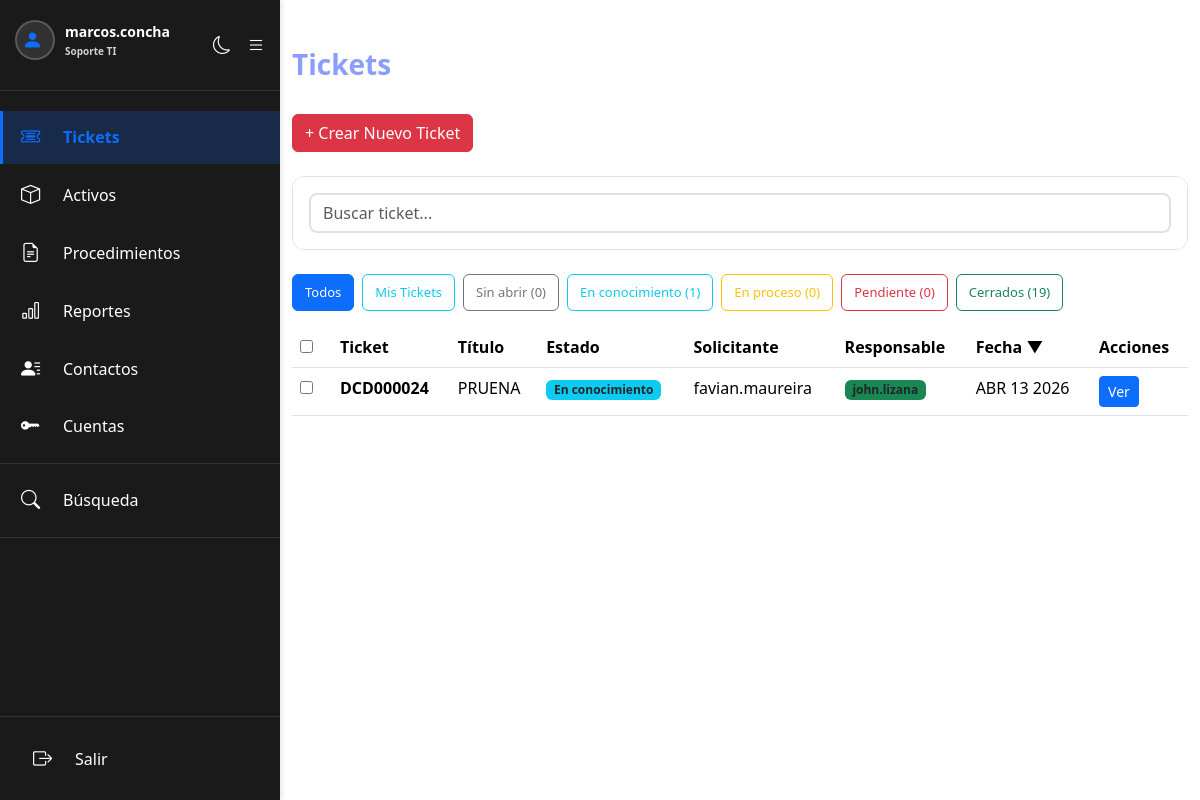
The page /tickets.php (signed in) on the database as committed earlier.
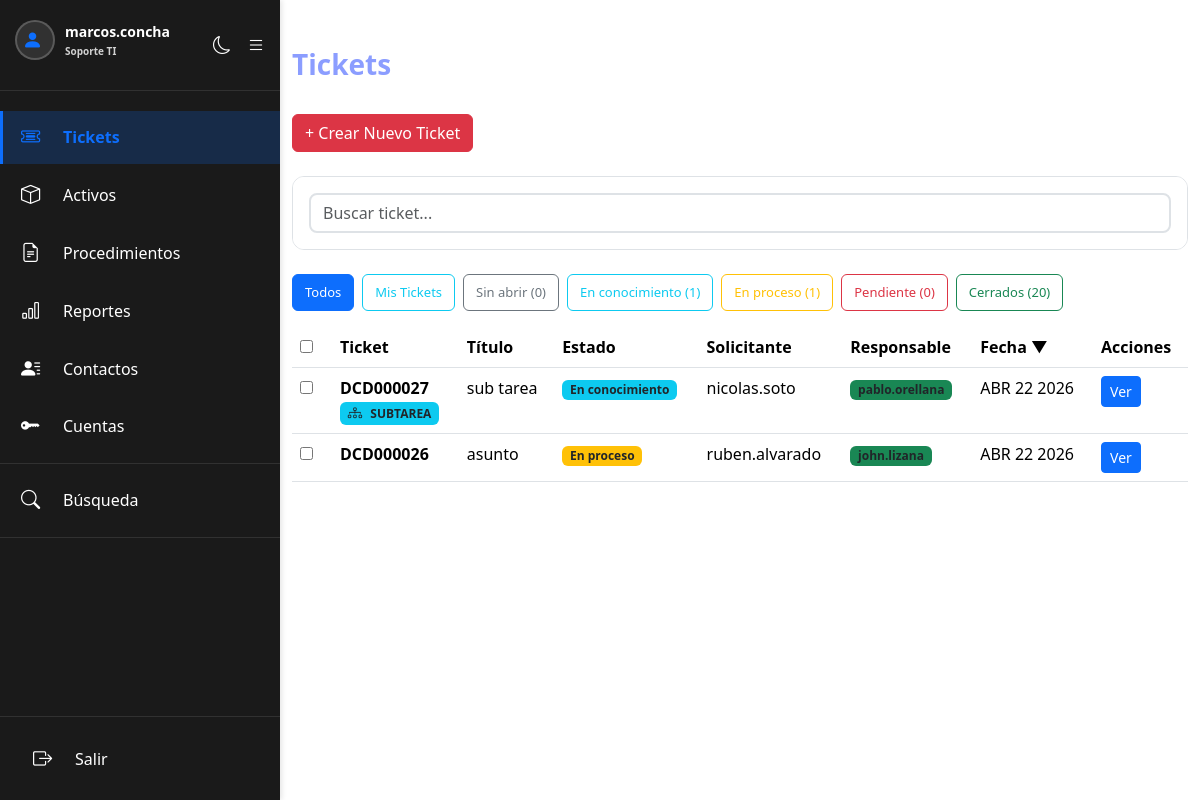
The same page on the database as committed later.
### tables this page shows
CREATE TABLE `tickets` (
  `id` int NOT NULL AUTO_INCREMENT,
  `ticket_padre_id` int DEFAULT NULL,
  `ticket_number` varchar(50) NOT NULL,
  `titulo` varchar(255) NOT NULL,
  `descripcion` longtext,
  `estado` varchar(50) DEFAULT 'sin abrir',
  `es_cerrado` tinyint(1) DEFAULT '0',
  `usuario_creador` int DEFAULT NULL,
  `nombre_solicitante` varchar(255) DEFAULT NULL,
  `propietario` int DEFAULT NULL,
  `responsable` int DEFAULT NULL,
  `fecha_creacion` datetime DEFAULT CURRENT_TIMESTAMP,
  `fecha_ultima_modificacion` datetime DEFAULT CURRENT_TIMESTAMP ON UPDATE CURRENT_TIMESTAMP,
  `motivo_cierre` varchar(255) DEFAULT NULL,
  `estado_cancelacion` varchar(255) DEFAULT NULL,
  PRIMARY KEY (`id`),
  UNIQUE KEY `ticket_number` (`ticket_number`),
  KEY `usuario_creador` (`usuario_creador`),
  KEY `propietario` (`propietario`),
  KEY `responsable` (`responsable`),
  KEY `fk_ticket_padre` (`ticket_padre_id`),
  CONSTRAINT `fk_ticket_padre` FOREIGN KEY (`ticket_padre_id`) REFERENCES `tickets` (`id`) ON DELETE CASCADE,
  CONSTRAINT `tickets_ibfk_1` FOREIGN KEY (`usuario_creador`) REFERENCES `users` (`id`),
  CONSTRAINT `tickets_ibfk_2` FOREIGN KEY (`propietario`) REFERENCES `users` (`id`),
  CONSTRAINT `tickets_ibfk_3` FOREIGN KEY (`responsable`) REFERENCES `users` (`id`)
);

CREATE TABLE `users` (
  `id` int NOT NULL AUTO_INCREMENT,
  `nombre_completo` varchar(255) DEFAULT NULL,
  `username` varchar(50) NOT NULL,
  `password` varchar(255) NOT NULL,
  `foto_perfil` varchar(255) DEFAULT NULL,
  `role` varchar(20) DEFAULT 'viewer',
  `created_at` datetime DEFAULT CURRENT_TIMESTAMP,
  `necesita_cambiar_password` tinyint(1) DEFAULT '0',
  `email` varchar(255) DEFAULT NULL,
  `numero_telefono` varchar(20) NOT NULL,
  `dpto_division` varchar(255) DEFAULT NULL,
  PRIMARY KEY (`id`),
  UNIQUE KEY `username` (`username`)
);

### includes/config.php (called while the page is built, shortened)
<?php
function formatearFecha($fecha) {
    $meses = ['', 'ENE', 'FEB', 'MAR', 'ABR', 'MAY', 'JUN', 'JUL', 'AGO', 'SEP', 'OCT', 'NOV', 'DIC'];
    $timestamp = strtotime($fecha);
    $mes = $meses[date('n', $timestamp)];
    $dia = date('d', $timestamp);
    $año = date('Y', $timestamp);
    return "$mes $dia $año";
}

### tickets.php (the view, shortened to what the rows shown need)
<?php
require_once 'includes/config.php';
$tickets = [];
$mis_tickets = $_GET["mis_tickets"] ?? "";
$mostrar_cerrados = $_GET["cerrados"] ?? "0";
$pagina = max(1, (int)($_GET["pagina"] ?? 1));
$orden = $_GET["orden"] ?? "fecha";
$direccion = $_GET["dir"] ?? "DESC";
$tickets_por_pagina = 9;
$offset = ($pagina - 1) * $tickets_por_pagina;
$orden_map = [
    'ticket_number' => 't.ticket_number',
    'titulo' => 't.titulo',
    'estado' => 't.estado',
    'fecha' => 't.fecha_creacion',
    'solicitante' => 't.nombre_solicitante',
    'responsable' => 't.responsable'
];
$columna_orden = $orden_map[$orden];
try {
    $es_cerrado_condicion = ($mostrar_cerrados === "1") ? "1" : "0";
    if (!empty($mis_tickets) && $mis_tickets === "1") {
        $where = "t.es_cerrado = " . $es_cerrado_condicion . " AND t.responsable = ? AND (t.ticket_padre_id IS NULL OR t.usuario_creador = ?)";
        $params = [$_SESSION["user_id"], $_SESSION["user_id"]];
    } else {
        $where = "t.es_cerrado = " . $es_cerrado_condicion;
        $params = [];
    }
    $stmt = $conexion->prepare("
        SELECT t.*, u.username as creador_nombre,
               tp.ticket_number as padre_numero
        FROM tickets t
        JOIN users u ON t.usuario_creador = u.id
        LEFT JOIN tickets tp ON t.ticket_padre_id = tp.id
        WHERE " . $where . "
        ORDER BY " . $columna_orden . " " . $direccion . "
        LIMIT " . intval($tickets_por_pagina) . " OFFSET " . intval($offset) . "
    ");
    $stmt->execute($params);
    $tickets = $stmt->fetchAll(PDO::FETCH_ASSOC);
} catch (PDOException $e) {
    $error = "Error al obtener tickets: " . $e->getMessage();
}
function getEstadoColor($estado) {
    return match($estado) {
        'sin abrir' => 'secondary',
        'en conocimiento' => 'info',
        'en proceso' => 'warning',
        'ticket cerrado' => 'success',
        'pendiente de cierre' => 'danger',
        default => 'secondary'
    };
}
?>
<!DOCTYPE html>
<html lang="es" id="htmlRoot">
<head>
    <link href="https://cdn.jsdelivr.net/npm/bootstrap@5.3.8/dist/css/bootstrap.min.css" rel="stylesheet">
    <link href="css/dark-mode.css" rel="stylesheet">
</head>
<body>
    <?php include 'includes/sidebar.php'; ?>
    <div class="container mt-5">
        <div class="row mb-4">
            <div class="col-md-12">
                <h2>Tickets</h2><br>
            </div>
        </div>
        <?php if (empty($tickets)): ?>
            <div class="alert alert-info">
                <?php echo !empty($busqueda) ? "No se encontraron tickets con esa búsqueda" : "No hay tickets aún"; ?>
            </div>
        <?php else: ?>
            <div class="table-responsive">
                    <table class="table table-hover">
                        <thead>
                            <tr>
                                <th style="width: 40px;"><input type="checkbox" id="selectAll" onchange="toggleSelectAll(this)"></th>
                                <th><a href="?orden=ticket_number&dir=<?php echo $orden === 'ticket_number' && $direccion === 'ASC' ? 'DESC' : 'ASC'; ?><?php echo !empty($busqueda) ? '&buscar=' . urlencode($busqueda) : ''; ?>&pagina=1" style="text-decoration: none; color: inherit;">Ticket <?php echo $orden === 'ticket_number' ? ($direccion === 'ASC' ? '▲' : '▼') : ''; ?></a></th>
                                <th><a href="?orden=titulo&dir=<?php echo $orden === 'titulo' && $direccion === 'ASC' ? 'DESC' : 'ASC'; ?><?php echo !empty($busqueda) ? '&buscar=' . urlencode($busqueda) : ''; ?>&pagina=1" style="text-decoration: none; color: inherit;">Título <?php echo $orden === 'titulo' ? ($direccion === 'ASC' ? '▲' : '▼') : ''; ?></a></th>
                                <th><a href="?orden=estado&dir=<?php echo $orden === 'estado' && $direccion === 'ASC' ? 'DESC' : 'ASC'; ?><?php echo !empty($busqueda) ? '&buscar=' . urlencode($busqueda) : ''; ?>&pagina=1" style="text-decoration: none; color: inherit;">Estado <?php echo $orden === 'estado' ? ($direccion === 'ASC' ? '▲' : '▼') : ''; ?></a></th>
                                <th><a href="?orden=solicitante&dir=<?php echo $orden === 'solicitante' && $direccion === 'ASC' ? 'DESC' : 'ASC'; ?><?php echo !empty($busqueda) ? '&buscar=' . urlencode($busqueda) : ''; ?>&pagina=1" style="text-decoration: none; color: inherit;">Solicitante <?php echo $orden === 'solicitante' ? ($direccion === 'ASC' ? '▲' : '▼') : ''; ?></a></th>
                                <th><a href="?orden=responsable&dir=<?php echo $orden === 'responsable' && $direccion === 'ASC' ? 'DESC' : 'ASC'; ?><?php echo !empty($busqueda) ? '&buscar=' . urlencode($busqueda) : ''; ?>&pagina=1" style="text-decoration: none; color: inherit;">Responsable <?php echo $orden === 'responsable' ? ($direccion === 'ASC' ? '▲' : '▼') : ''; ?></a></th>
                                <th><a href="?orden=fecha&dir=<?php echo $orden === 'fecha' && $direccion === 'ASC' ? 'DESC' : 'ASC'; ?><?php echo !empty($busqueda) ? '&buscar=' . urlencode($busqueda) : ''; ?>&pagina=1" style="text-decoration: none; color: inherit;">Fecha <?php echo $orden === 'fecha' ? ($direccion === 'ASC' ? '▲' : '▼') : ''; ?></a></th>
                                <th>Acciones</th>
                            </tr>
                        </thead>
                        <tbody>
                            <?php foreach ($tickets as $ticket): ?>
                            <tr class="ticket-list-row" onclick="if(event.target.tagName !== 'INPUT') window.location='ver_ticket.php?id=<?php echo htmlspecialchars($ticket["id"]); ?>'">
                                <td onclick="event.stopPropagation();"><input type="checkbox" class="ticket-checkbox" value="<?php echo $ticket['id']; ?>"></td>
                                <td>
                                    <strong><?php echo htmlspecialchars($ticket["ticket_number"]); ?></strong>
                                    <?php if ($ticket["ticket_padre_id"]): ?>
                                        <br><span class="badge bg-info" style="font-size: 0.75rem;"><i class="bi bi-diagram-3"></i> SUBTAREA</span>
                                    <?php endif; ?>
                                </td>
                                <td><?php echo htmlspecialchars($ticket["titulo"]); ?></td>
                                <td><span class="badge bg-<?php echo getEstadoColor($ticket["estado"]); ?>"><?php echo ucfirst(htmlspecialchars($ticket["estado"])); ?></span></td>
                                <td><?php echo htmlspecialchars($ticket["nombre_solicitante"] ?? "N/A"); ?></td>
                                <td>
                                    <?php
                                    if ($ticket["responsable"]) {
                                        $stmt = $conexion->prepare("SELECT username FROM users WHERE id = ?");
                                        $stmt->execute([$ticket["responsable"]]);
                                        $resp = $stmt->fetch(PDO::FETCH_ASSOC);
                                        echo '<span class="badge bg-success">' . htmlspecialchars($resp["username"]) . '</span>';
                                    } else {
                                        echo '<span class="badge bg-secondary">Sin asignar</span>';
                                    }
                                    ?>
                                </td>
                                <td><?php echo formatearFecha($ticket["fecha_creacion"]); ?></td>
                                <td onclick="event.stopPropagation();">
                                    <a href="ver_ticket.php?id=<?php echo htmlspecialchars($ticket["id"]); ?>" class="btn btn-sm btn-primary">Ver</a>
                                </td>
                            </tr>
                            <?php endforeach; ?>
                        </tbody>
                    </table>
                </div>
            </div>
        <?php endif; ?>
</body>
</html>

Rows that differ between the two databases and show on the page:
no longer on this page (row edited): tickets: ticket_number "DCD000024", titulo "PRUENA", estado "En conocimiento", nombre_solicitante "favian.maureira", responsable.username "john.lizana", fecha_creacion "ABR 13 2026"
added tickets: ticket_number "DCD000027", shows "SUBTAREA", titulo "sub tarea", estado "En conocimiento", nombre_solicitante "nicolas.soto", usuario_creador.username "pablo.orellana", fecha_creacion "ABR 22 2026"
added tickets: ticket_number "DCD000026", titulo "asunto", estado "En proceso", nombre_solicitante "ruben.alvarado", responsable.username "john.lizana", fecha_creacion "ABR 22 2026"
Other text that changed with them:
$conteos_estado['en proceso']: "0" → "1"
$conteo_cerrados: "19" → "20"
